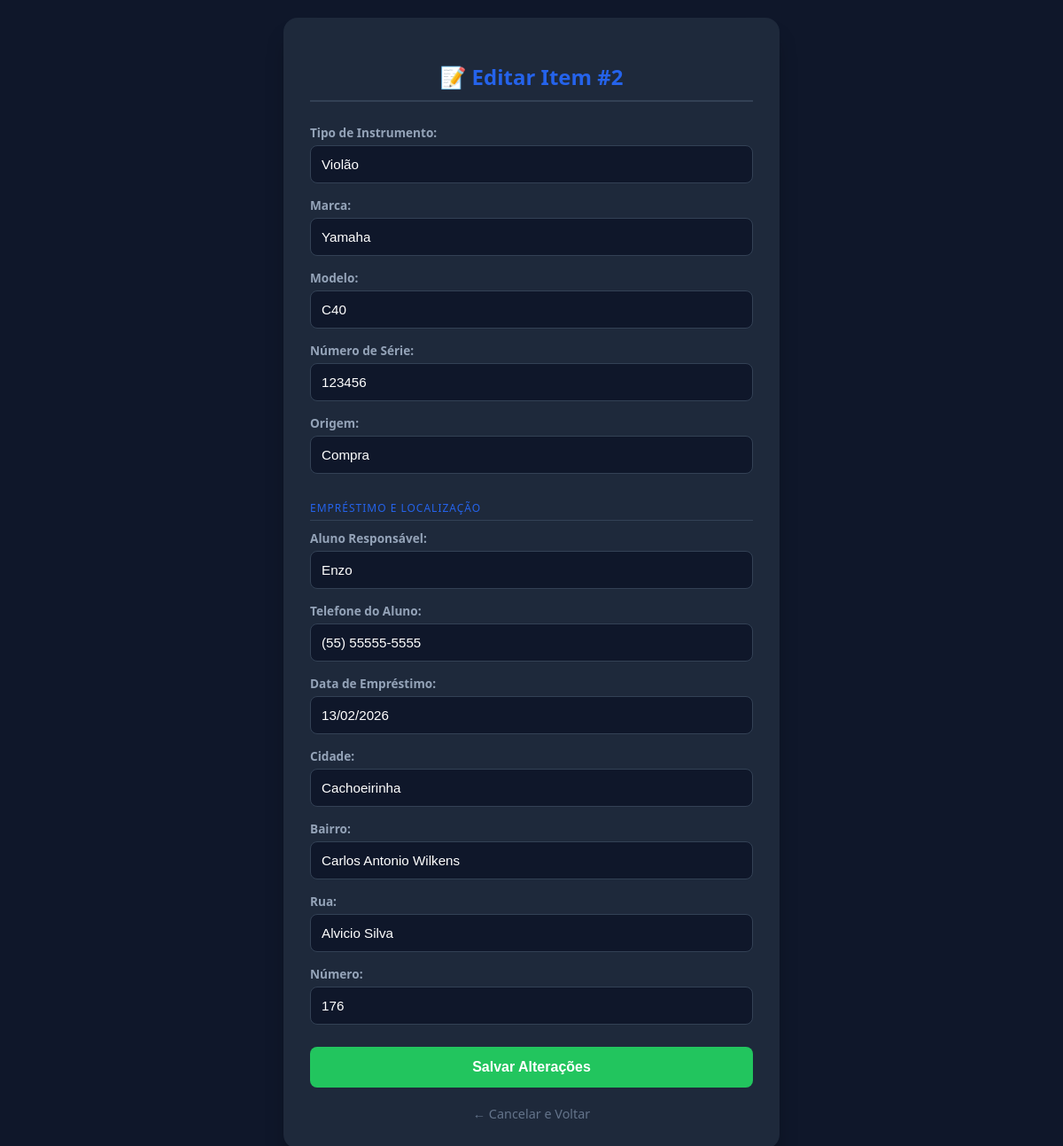
/editar/2 (signed in), run on the app's committed database.
### tables this page shows
CREATE TABLE instrumentos (
        id INTEGER PRIMARY KEY AUTOINCREMENT,
        tipo TEXT NOT NULL,
        marca TEXT,
        modelo TEXT,
        numero TEXT,
        origem TEXT,
        aluno_responsavel TEXT, -- Nome do aluno que está com o instrumento
        contato_aluno TEXT,      -- Telefone do aluno
        data_cadastro TIMESTAMP DEFAULT CURRENT_TIMESTAMP
    , data_emprestimo TEXT, cidade TEXT, bairro TEXT, rua TEXT, numero_casa TEXT);

### app.py (the view, shortened to what this page needs)
@app.route('/editar/<int:id>', methods=['GET', 'POST'])
def editar(id):
    if not session.get('logado'):
        return redirect(url_for('login'))
    conn = criar_conexao()
    cursor = conn.cursor()
    sql_select = '''SELECT id, tipo, marca, modelo, numero, origem,
                        aluno_responsavel, contato_aluno, data_emprestimo,
                        cidade, bairro, rua, numero_casa
                    FROM instrumentos WHERE id = ?'''
    cursor.execute(sql_select, (id,))
    instrumento = cursor.fetchone()
    conn.close()
    return render_template('editar.html', inst=instrumento)

### database/conexao.py (called while the page is built)
def criar_conexao():
    try:
        conn = sqlite3.connect('biblioteca_comunitaria.db')
        return conn
    except sqlite3.Error as e:
        print(f"Erro ao conectar ao banco: {e}")
        return None

### templates/editar.html (shortened to what this page needs)
<!DOCTYPE html>
<html lang="pt-br">
<head>
</head>
<body>
    <div class="form-container">
        <h2>📝 Editar Item #{{ inst[0] }}</h2>
        <form action="/editar/{{ inst[0] }}" method="POST">
            <label>Tipo de Instrumento:</label>
            <input type="text" name="tipo" value="{{ inst[1] }}" required>
            <label>Marca:</label>
            <input type="text" name="marca" value="{{ inst[2] }}">
            <label>Modelo:</label>
            <input type="text" name="modelo" value="{{ inst[3] }}">
            <label>Número de Série:</label>
            <input type="text" name="numero" value="{{ inst[4] }}">
            <label>Origem:</label>
            <input type="text" name="origem" value="{{ inst[5] }}">
            <div class="section-title">Empréstimo e Localização</div>
            <label>Aluno Responsável:</label>
            <input type="text" name="aluno" value="{{ inst[6] }}">
            <label>Telefone do Aluno:</label>
            <input type="text" name="contato" value="{{ inst[7] }}" id="contato" oninput="mascaraTelefone(this)" maxlength="15" placeholder="(99) 9 9999-9999">
            <label>Data de Empréstimo:</label>
            <input type="text" name="data_emprestimo" value="{{ inst[8] }}" id="data_emprestimo" oninput="mascaraData(this)" maxlength="10" placeholder="01/01/2026">
            <label>Cidade:</label>
            <input type="text" name="cidade" value="{{ inst[9] }}">
            <label>Bairro:</label>
            <input type="text" name="bairro" value="{{ inst[10] }}">
            <label>Rua:</label>
            <input type="text" name="rua" value="{{ inst[11] }}">
            <label>Número:</label>
            <input type="text" name="numero_casa" value="{{ inst[12] }}">
            <button type="submit">Salvar Alterações</button>
        </form>
        <a href="/" class="back-link">← Cancelar e Voltar</a>
    </div>
</body>
</html>

### templates/editar.html (style rules this page uses)
body { background-color: #0f172a; font-family: 'Segoe UI', sans-serif; display: flex; justify-content: center; align-items: center; min-height: 100vh; margin: 0; color: white; }
.form-container { background: #1e293b; padding: 30px; border-radius: 16px; width: 100%; max-width: 500px; box-shadow: 0 20px 25px -5px rgba(0, 0, 0, 0.3); margin: 20px; }
h2 { color: #2563eb; margin-bottom: 25px; text-align: center; border-bottom: 2px solid #334155; padding-bottom: 10px; }
label { color: #94a3b8; font-size: 0.85rem; font-weight: 600; display: block; margin-bottom: 5px; }
input { width: 100%; padding: 12px; margin-bottom: 15px; background: #0f172a; border: 1px solid #334155; border-radius: 8px; color: white; font-size: 0.95rem; box-sizing: border-box; }
button { width: 100%; background: #22c55e; color: white; padding: 14px; border: none; border-radius: 8px; font-size: 1rem; font-weight: bold; cursor: pointer; transition: background 0.2s; margin-top: 10px; }
.back-link { display: block; text-align: center; margin-top: 20px; color: #64748b; text-decoration: none; font-size: 0.9rem; }
.section-title { color: #2563eb; font-size: 0.75rem; text-transform: uppercase; letter-spacing: 1px; margin: 15px 0 10px 0; border-bottom: 1px solid #334155; padding-bottom: 5px; }

### data on the page
instrumentos: id "2", tipo "Violão", marca "Yamaha", modelo "C40", numero "123456", origem "Compra", aluno "Enzo", contato "(55) 55555-5555", data_emprestimo "13/02/2026", cidade "Cachoeirinha", bairro "Carlos Antonio Wilkens", rua "Alvicio Silva", numero_casa "176"
